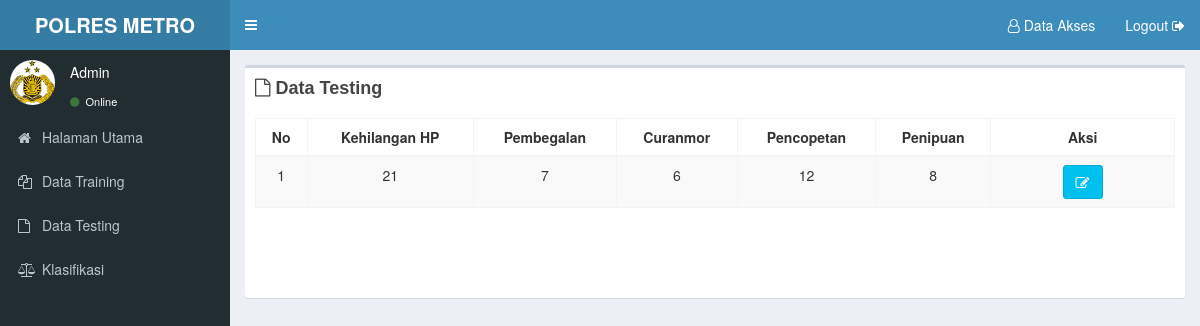
/index.php?page=datatesting (signed in), run on the app's committed database.
### tables this page shows
CREATE TABLE `tb_user` (
  `kode_user` int(30) NOT NULL,
  `username` varchar(50) NOT NULL,
  `password` varchar(50) NOT NULL,
  `nama_user` varchar(50) NOT NULL,
  `level` enum('admin','user') NOT NULL
);

CREATE TABLE `testing` (
  `id_testing` int(30) NOT NULL,
  `kehilangan_hp2` varchar(50) NOT NULL,
  `pembegalan2` varchar(50) NOT NULL,
  `curanmor2` varchar(50) NOT NULL,
  `pencopetan2` varchar(50) NOT NULL,
  `penipuan2` varchar(50) NOT NULL
);

### views/datatesting.php (the view, shortened to what this page needs)
<div class="box">
            <div class="box-header">
              <h3 class="box-title"><i class="fa fa-file-o"></i><b> Data Testing</b></h3>
            </div>
            <div class="box-body">
              <div class="table-responsive">
              <table id="testing" class="table table-bordered table-striped">
                <thead>
                <tr>
                    <th class="text-center">No</th>
                    <th class="text-center">Kehilangan HP</th>
                    <th class="text-center">Pembegalan</th>
                    <th class="text-center">Curanmor</th>
                    <th class="text-center">Pencopetan</th>
                    <th class="text-center">Penipuan</th>
                    <th class="text-center">Aksi</th>
                </tr>
                </thead>
                <tbody>
                     <?php
                          $no =1;
                          $sql = $koneksi->query("select * from testing");
                          while ($data=$sql->fetch_assoc()){
                        ?>
                       <tr>
                          <td align="center"><?php echo $no++;?></td>
                          <td align="center" ><?php echo $data['kehilangan_hp2'];?></td>
                          <td align="center" ><?php echo $data['pembegalan2'];?></td>
                          <td align="center" ><?php echo $data['curanmor2'];?></td>
                          <td align="center" ><?php echo $data['pencopetan2'];?></td>
                          <td align="center" ><?php echo $data['penipuan2'];?></td>
                          <td width="20%" align="center">
                            <a id="edit_data" data-toggle="modal" data-target="#edit"
                            data-kehilangan_hp2="<?php echo $data['kehilangan_hp2'];?>"
                            data-pembegalan2="<?php echo $data['pembegalan2'];?>"
                            data-pencopetan2="<?php echo $data['pencopetan2'];?>"
                            data-curanmor2="<?php echo $data['curanmor2'];?>"
                            data-penipuan2="<?php echo $data['penipuan2'];?>"
                               data-nomor="<?php echo $data['id_testing'];?>"
                              class="btn btn-info"><i class="fa fa-edit"></i></a>
                          </td>
                        </tr>
                        <?php
                       }
                       ?>
                </tbody>
              </table>
            </div>
<div class="panel-body">
                           <div class="panel-body">
        </div>
    </div>

### index.php (shortened to what this page needs)
<?php
    include "koneksi.php";
    if(@$_SESSION['admin']  || @$_SESSION['user']){
?>
<!DOCTYPE html>
<html>
<head>
  <link rel="stylesheet" href="assets/bower_components/bootstrap/dist/css/bootstrap.min.css">
  <link rel="stylesheet" href="assets/bower_components/font-awesome/css/font-awesome.min.css">
  <link rel="stylesheet" href="assets/bower_components/Ionicons/css/ionicons.min.css">
  <link rel="stylesheet" href="assets/bower_components/jvectormap/jquery-jvectormap.css">
  <link rel="stylesheet" href="assets/dist/css/AdminLTE.min.css">
  <link rel="stylesheet" href="assets/dist/css/skins/_all-skins.min.css">
  <link rel="stylesheet" href="assets/bower_components/datatables.net-bs/css/dataTables.bootstrap.min.css">
</head>
<body class="hold-transition skin-blue sidebar-mini">
<div class="wrapper">
  <header class="main-header">
    <a href="?page=dashboard" class="logo">
      <span class="logo-lg"> <b>POLRES</b> <b>METRO</b></span>
    </a>
    <nav class="navbar navbar-static-top">
      <a href="#" class="sidebar-toggle" data-toggle="push-menu" role="button">
      </a>
      <div class="navbar-custom-menu">
        <ul class="nav navbar-nav">
          <li class="dropdown user user-menu">
            <?php
             if(@$_SESSION['admin']){
              ?>
            <li> <a href="?page=akses"> <i class="fa fa-user-o"></i> <span class="hidden-xs"> Data Akses </span>
            </a> </li>
            <?php
            }?>
             <li><a href="logout.php"> <span class="hidden-xs"> Logout</span> <i class="fa fa-sign-out"></i>
            </a></li>
          </li>
        </ul>
      </div>
    </nav>
  </header>
  <aside class="main-sidebar">
    <section class="sidebar">
      <div class="user-panel">
        <div class="pull-left image">
          <img src="assets/dist/img/12.jpg" class="img-circle" alt="User Image">
        </div>
        <div class="pull-left info">
          <?php
                            if(@$_SESSION['admin']){
                               $user_terlogin = @$_SESSION['admin'];
                               }else if (@$_SESSION['user']) {
                               $user_terlogin = @$_SESSION['user'];
                            }
                            $sql_user = mysqli_query($koneksi, "select * from tb_user where kode_user ='$user_terlogin'") or die (mysqli_error());
                            $data_user = mysqli_fetch_array($sql_user);
                          ?>
           <?php echo $data_user['nama_user']; ?><br>
           <br>
          <a href="#"><i class="fa fa-circle text-success"></i> Online</a>
        </div>
      </div>
      <ul class="sidebar-menu" data-widget="tree">
        <li><a href="?page=dashboard"><i class="fa fa-home"></i> <span> Halaman Utama</span></a></li>
        <?php
        if(@$_SESSION['admin'] || @$_SESSION['user']){
        ?>
        <li><a href="?page=datatraining"><i class="fa fa-files-o"></i> <span> Data Training</span></a></li>
        <li><a href="?page=datatesting"><i class="fa fa-file-o"></i> <span> Data Testing</span></a></li>
        <li><a href="?page=prediksi"><i class="fa fa-balance-scale"></i> <span> Klasifikasi</span></a></li>
        <?php
        }?>
      </ul>
    </section>
  </aside>
  <div class="content-wrapper">
    <section class="content-header">
      <?php
            if(@$_GET['page']== 'dashboard' || @$_GET['page']== '' ){
              include "views/dashboard.php";
              } else if(@$_GET['page']== 'hapusdatatraining' || @$_GET['page']== '' ){
              include "views/hapusdatatraining.php";
              } else if(@$_GET['page']== 'hapusdatatesting' || @$_GET['page']== '' ){
              include "views/hapusdatatesting.php";
            } else if(@$_GET['page']== 'hapusakses' || @$_GET['page']== '' ){
              include "views/hapusakses.php";
            } else if(@$_GET['page']== 'akses' || @$_GET['page']== '' ){
              include "views/akses.php";
            } else if(@$_GET['page']== 'editprofil' || @$_GET['page']== '' ){
              include "views/editprofil.php";
               } else if(@$_GET['page']== 'datatraining' || @$_GET['page']== '' ){
              include "views/datatraining.php";
               } else if(@$_GET['page']== 'datatesting' || @$_GET['page']== '' ){
              include "views/datatesting.php";
               } else if(@$_GET['page']== 'prediksi' || @$_GET['page']== '' ){
              include "views/prediksi.php";
          }
          ?>
    </section>
    <section class="content">
</section>
</div>
  </div>
</body>
</html>
<?php
}else{
  header("location: login.php");
}
?>

### data on the page
tb_user: nama_user "Admin"
testing: kehilangan_hp2 "21", pembegalan2 "7", curanmor2 "6", pencopetan2 "12", penipuan2 "8"
